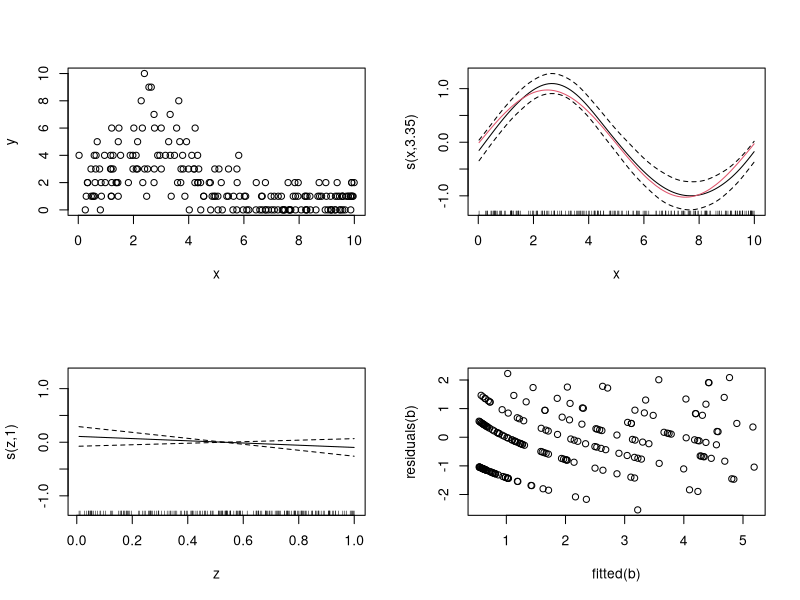

Here is the R script that generated this plot:
library(mgcv)


### Name: smooth.construct.cr.smooth.spec
### Title: Penalized Cubic regression splines in GAMs
### Aliases: smooth.construct.cr.smooth.spec
###   smooth.construct.cs.smooth.spec smooth.construct.cc.smooth.spec
###   cubic.regression.spline cyclic.cubic.spline
### Keywords: models regression

### ** Examples

## cyclic spline example...
  require(mgcv)
  set.seed(6)
  x <- sort(runif(200)*10)
  z <- runif(200)
  f <- sin(x*2*pi/10)+.5
  y <- rpois(exp(f),exp(f)) 

## finished simulating data, now fit model...
  b <- gam(y ~ s(x,bs="cc",k=12) + s(z),family=poisson,
                      knots=list(x=seq(0,10,length=12)))
## or more simply
   b <- gam(y ~ s(x,bs="cc",k=12) + s(z),family=poisson,
                      knots=list(x=c(0,10)))

## plot results...
  par(mfrow=c(2,2))
  plot(x,y);plot(b,select=1,shade=TRUE);lines(x,f-mean(f),col=2)
  plot(b,select=2,shade=TRUE);plot(fitted(b),residuals(b))
  
